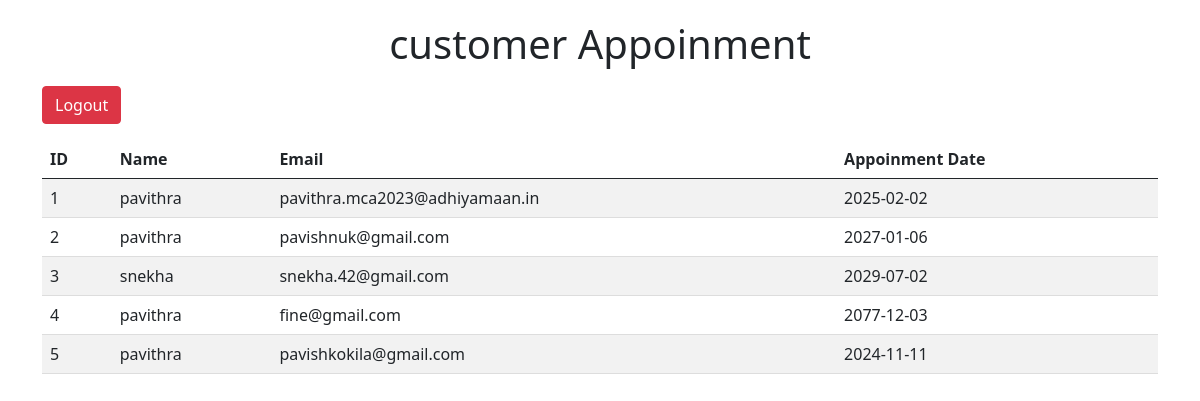
Screenshot of /result (signed in) with the database file from the repository.
### tables this page shows
CREATE TABLE users (
        id INTEGER PRIMARY KEY AUTOINCREMENT,
        name TEXT NOT NULL,
        mail TEXT NOT NULL,
        date TEXT NOT NULL
    );

### app.py (the view)
@app.route('/result')
def result():
    if not session.get('logged_in'):
        flash('you need to log in to access this page.')
        return redirect(url_for('login'))
    conn=sqlite3.connect('database.db')
    cursor=conn.cursor()
    cursor.execute('SELECT *FROM users')
    data=cursor.fetchall()
    conn.close()
    return render_template('result.html',data=data)

### templates/result.html (shortened to what this page needs)
<html>
    <head>
        <link href="https://cdn.jsdelivr.net/npm/bootstrap@5.0.2/dist/css/bootstrap.min.css"
rel="stylesheet"
integrity="sha384-EVSTQN3/azprG1Anm3QDgpJLIm9Nao0Yz1ztcQTwFspd3yD65VohhpuuCOmLASjC"
crossorigin="anonymous">
    </head>
    <body>
        <div class="container">
            <h1>customer Appoinment</h1>
            <a href="/logout" class="btn btn-danger mb-3">Logout</a>
            <table class="table table-striped">
                <thead>
                    <tr>
                        <th>ID</th>
                        <th>Name</th>
                        <th>Email</th>
                        <th>Appoinment Date</th>
                    </tr>
                </thead>
    <tbody>
                    {% for row in data %}
                    <tr>
                        <td>{{ row[0] }}</td>
                        <td>{{ row[1] }}</td>
                        <td>{{ row[2] }}</td>
                        <td>{{ row[3] }}</td>
                    </tr>
                    {% endfor %}
                </tbody>
            </table>
        </div>
    </body>
</html>

### templates/result.html (style rules this page uses)
table { width: 100%; }
th, td { padding: 15px; text-align: left; border-bottom: 1px solid #ddd; }
th { background-color: #f2f2f2; }
a { color: #007bff; text-decoration: none; }
.container { margin-top: 20px; }
h1 { text-align: center; }
a.btn-danger { margin-top: 10px; }

### rows the page displays
users: id "1", name "pavithra", mail "pavithra.mca2023@adhiyamaan.in", date "2025-02-02"
users: id "2", name "pavithra", mail "pavishnuk@gmail.com", date "2027-01-06"
users: id "3", name "snekha", mail "snekha.42@gmail.com", date "2029-07-02"
users: id "4", name "pavithra", mail "fine@gmail.com", date "2077-12-03"
users: id "5", name "pavithra", mail "pavishkokila@gmail.com", date "2024-11-11"
